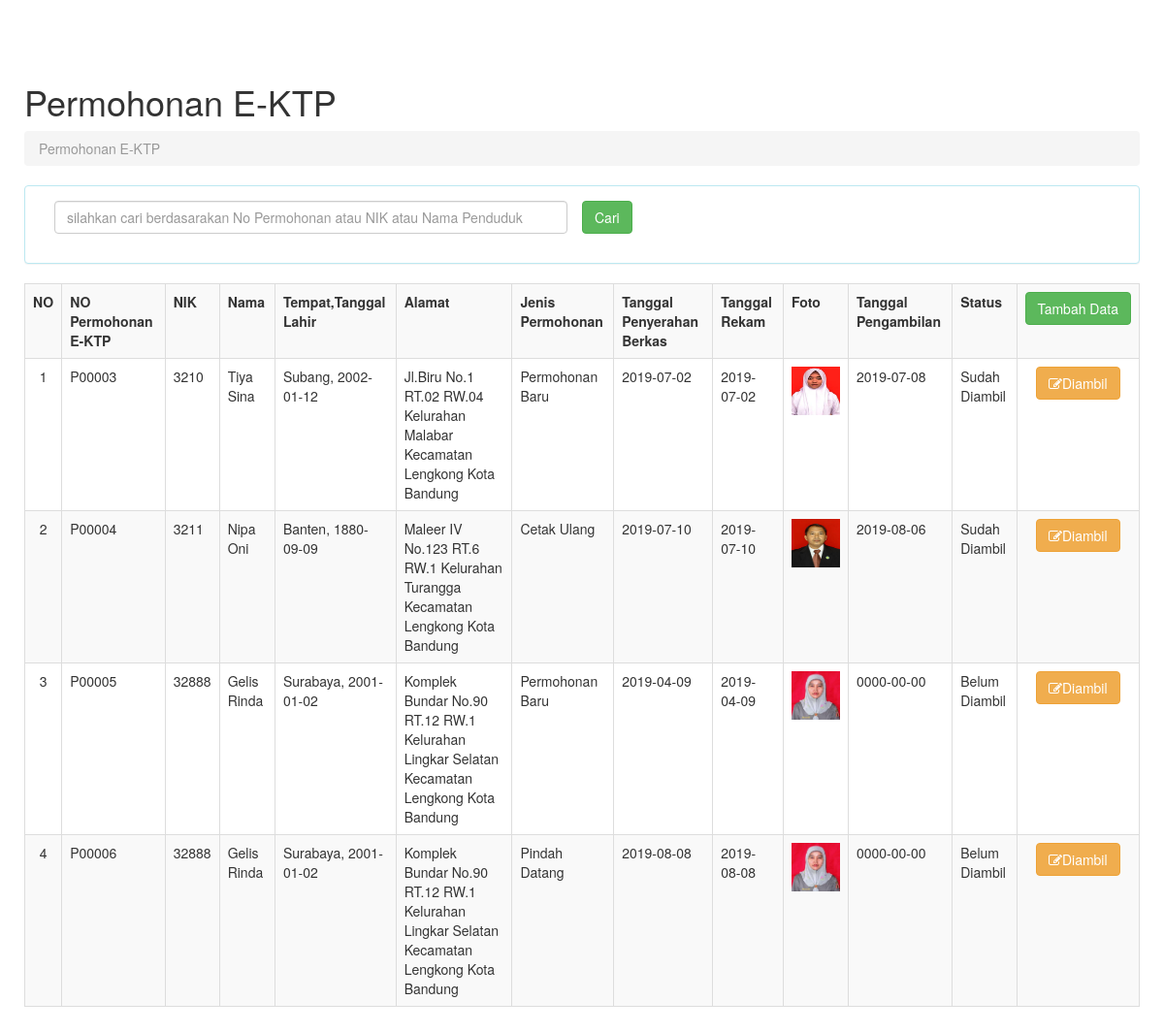
The page /tampil_ektp.php on the database as committed earlier.
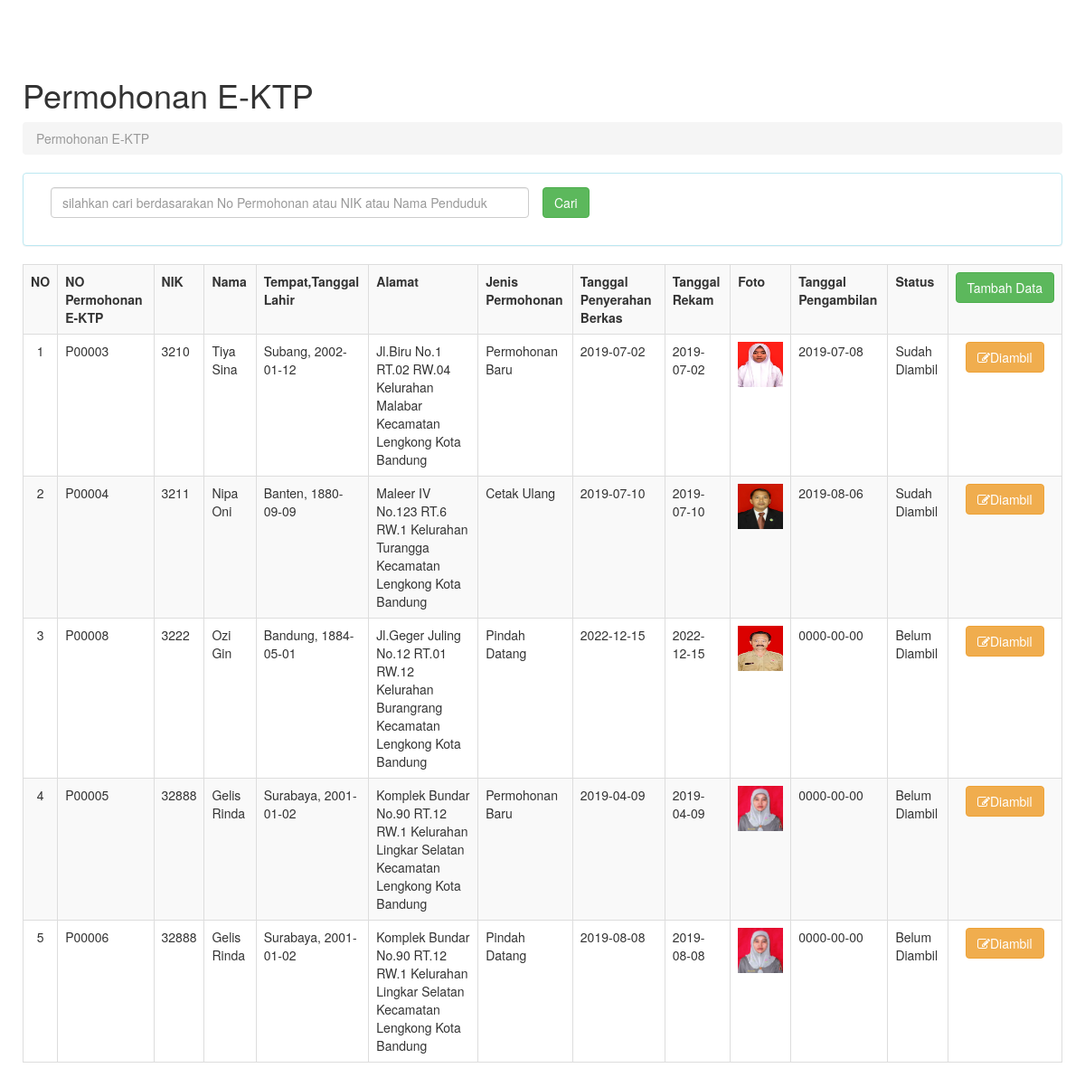
The same page on the database as committed later.
### tables this page shows
CREATE TABLE `tb_permohonanktp` (
  `no_permohonanKtp` varchar(10) NOT NULL,
  `nik` varchar(16) NOT NULL,
  `jenisPermohonan` varchar(30) NOT NULL,
  `tgl_penyerahanBerkas` date NOT NULL,
  `tglRekam` date NOT NULL,
  `tgl_pengambilan` date NOT NULL,
  `status` varchar(30) NOT NULL
);

CREATE TABLE `tb_penduduk` (
  `id_penduduk` int(11) NOT NULL,
  `nik` varchar(16) NOT NULL,
  `nama` varchar(50) NOT NULL,
  `tempatLahir` varchar(30) NOT NULL,
  `tanggalLahir` date NOT NULL,
  `jenisKelamin` varchar(15) NOT NULL,
  `alamat` varchar(50) NOT NULL,
  `rt` varchar(3) NOT NULL,
  `rw` varchar(3) NOT NULL,
  `kelurahan` varchar(30) NOT NULL,
  `agama` varchar(30) NOT NULL,
  `pendidikan` varchar(30) NOT NULL,
  `statusPerkawinan` varchar(30) NOT NULL,
  `pekerjaan` varchar(50) NOT NULL,
  `golDarah` varchar(2) NOT NULL,
  `nomorTlp` varchar(15) NOT NULL,
  `foto` varchar(200) NOT NULL
);

### tampil_ektp.php (the view, shortened to what this page needs)
<!DOCTYPE html>
<html lang="en">
  <head>
    <link href="assets/css/bootstrap.css" rel="stylesheet">
    <link href="assets/css/sb-admin.css" rel="stylesheet">
    <link rel="stylesheet" href="assets/font-awesome/css/font-awesome.min.css">
  </head>
<body>
<?php
include"header.php";
?>
<div id="page-wrapper">
<div class="row" id="contentInput" >
          <div class="col-lg-12">
            <h1>Permohonan E-KTP</h1>
            <ol class="breadcrumb">
              <li class="active">Permohonan E-KTP</li>
            </ol>
          </div>
      </div>
       <div class="panel panel-info">
          <div class="panel-body">
          <form method="POST" action="" id="cariEKTP">
          <div class="form-group form-group-sm">
                <div class="form-group form-group-sm">
                    <div class="col-sm-6">
                    <input type="text" class="form-control" name="txtcari" id="txtcari" placeholder="silahkan cari berdasarakan No Permohonan atau NIK atau Nama Penduduk">
                </div>
                    <input type="submit" align="right" class="btn btn-success"  value="Cari" name="cari" id="cari">
                </div>
              </div>
</div>
 </div>
            <div class="table-responsive-sm">
              <table class="table table-bordered table-hover table-striped">
                <tr>
                  <th>NO</th>
                  <th>NO Permohonan E-KTP</th>
                  <th>NIK</th>
                  <th>Nama</th>
                  <th>Tempat,Tanggal Lahir</th>
                  <th>Alamat</th>
                  <th>Jenis Permohonan</th>
                  <th>Tanggal Penyerahan Berkas</th>
                  <th>Tanggal Rekam</th>
                  <th>Foto</th>
                  <th>Tanggal Pengambilan</th>
                  <th>Status</th>
                 <th><a href="ektp.php" type="button" align="right" class="btn btn-success">Tambah Data</a></th>
                </tr>
 <?php
     if(!ISSET($_POST['cari'])){
        $no= 1;
       $query="SELECT * FROM tb_permohonanKtp as p JOIN tb_penduduk as d ON p.nik=d.nik";
        $data=mysqli_query($koneksi,$query);
        if(mysqli_num_rows($data) > 0){
          while($row=mysqli_fetch_assoc($data)){
      ?>
                <tr>
                  <td align="center"><?php echo $no++; ?></td>
                  <td><?php echo $row['no_permohonanKtp']; ?></td>
                  <td><?php echo $row['nik']; ?></td>
                  <td><?php echo $row['nama']; ?></td>
                  <td><?php echo $row['tempatLahir'].", ".$row['tanggalLahir']; ?></td>
                  <td><?php echo $row['alamat']." RT.".$row['rt']." RW.".$row['rw']." Kelurahan ".$row['kelurahan']." Kecamatan Lengkong Kota Bandung"; ?></td>
                  <td><?php echo $row['jenisPermohonan']; ?></td>
                  <td><?php echo $row['tgl_penyerahanBerkas']; ?></td>
                  <td><?php echo $row['tglRekam']; ?></td>
                   <?php echo"<td><img src='assets/foto/penduduk/".$row['foto']."' width='50' height='50'></td>";?>
                    <td><?php echo $row['tgl_pengambilan']; ?></td>
                    <td><?php echo $row['status']; ?></td>
                   <td colspan="2" style="text-align: center;">
                   <a   href="pengambilan_ktp.php?id=<?php echo $row['no_permohonanKtp'];?>" type="button" class="btn btn-warning"><i class="fa fa-edit"></i>Diambil</a>
                    </tr>
          <?php
          }
        }
      }
       ?>

Rows that differ between the two databases and show on the page:
added tb_permohonanktp: no_permohonanKtp "P00008", tb_penduduk.nik "3222", tb_penduduk.nama "Ozi Gin", tb_penduduk.tempatLahir "Bandung", tb_penduduk.tanggalLahir "1884-05-01", tb_penduduk.alamat "Jl.Geger Juling No.12", tb_penduduk.rt "01", tb_penduduk.rw "12", tb_penduduk.kelurahan "Burangrang", jenisPermohonan "Pindah Datang", tgl_penyerahanBerkas "2022-12-15", tglRekam "2022-12-15", tb_penduduk.foto (picture), tgl_pengambilan "0000-00-00", status "Belum Diambil"
